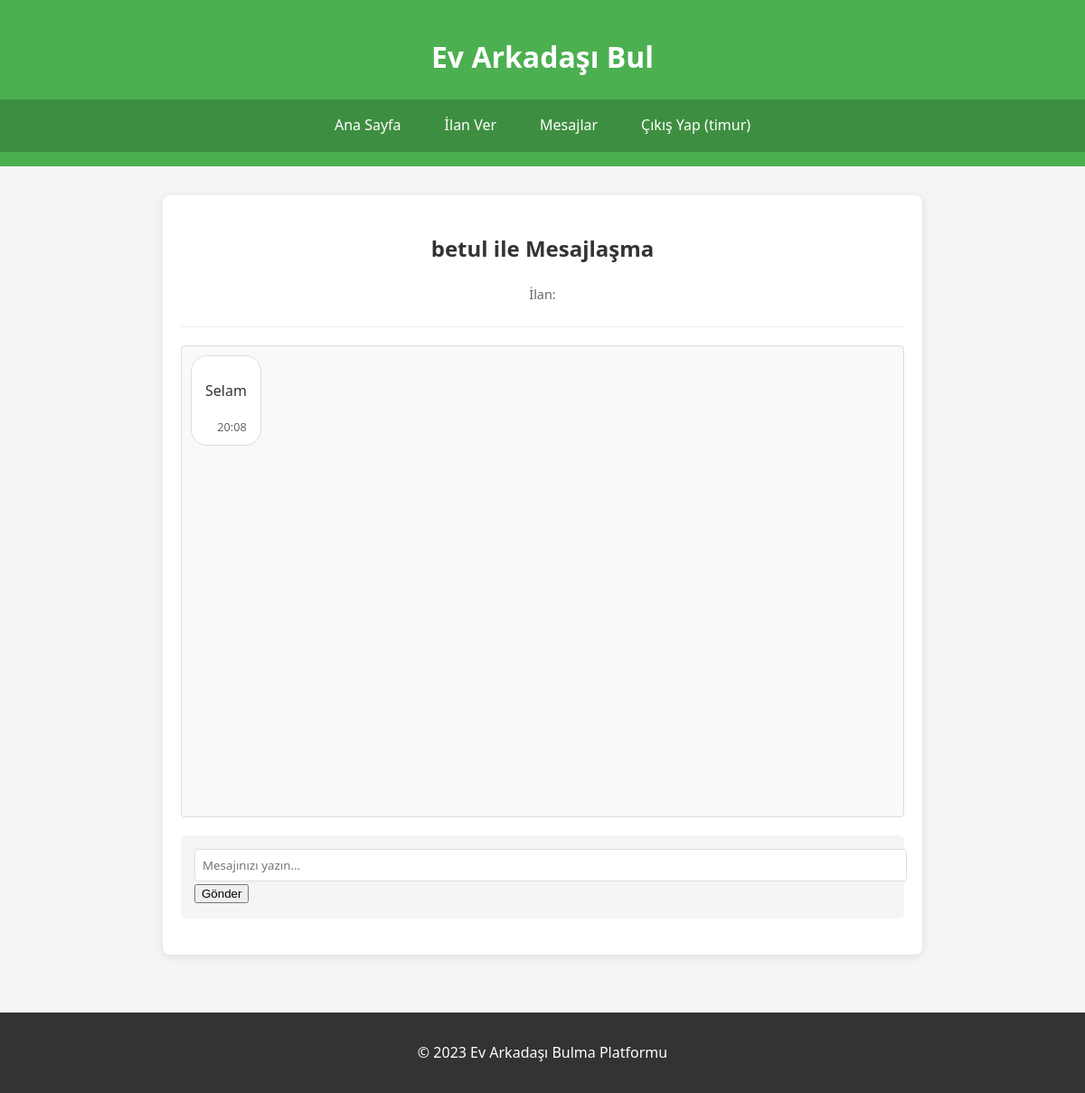
The page /mesaj_odasi/1 (signed in) on the database as committed earlier.
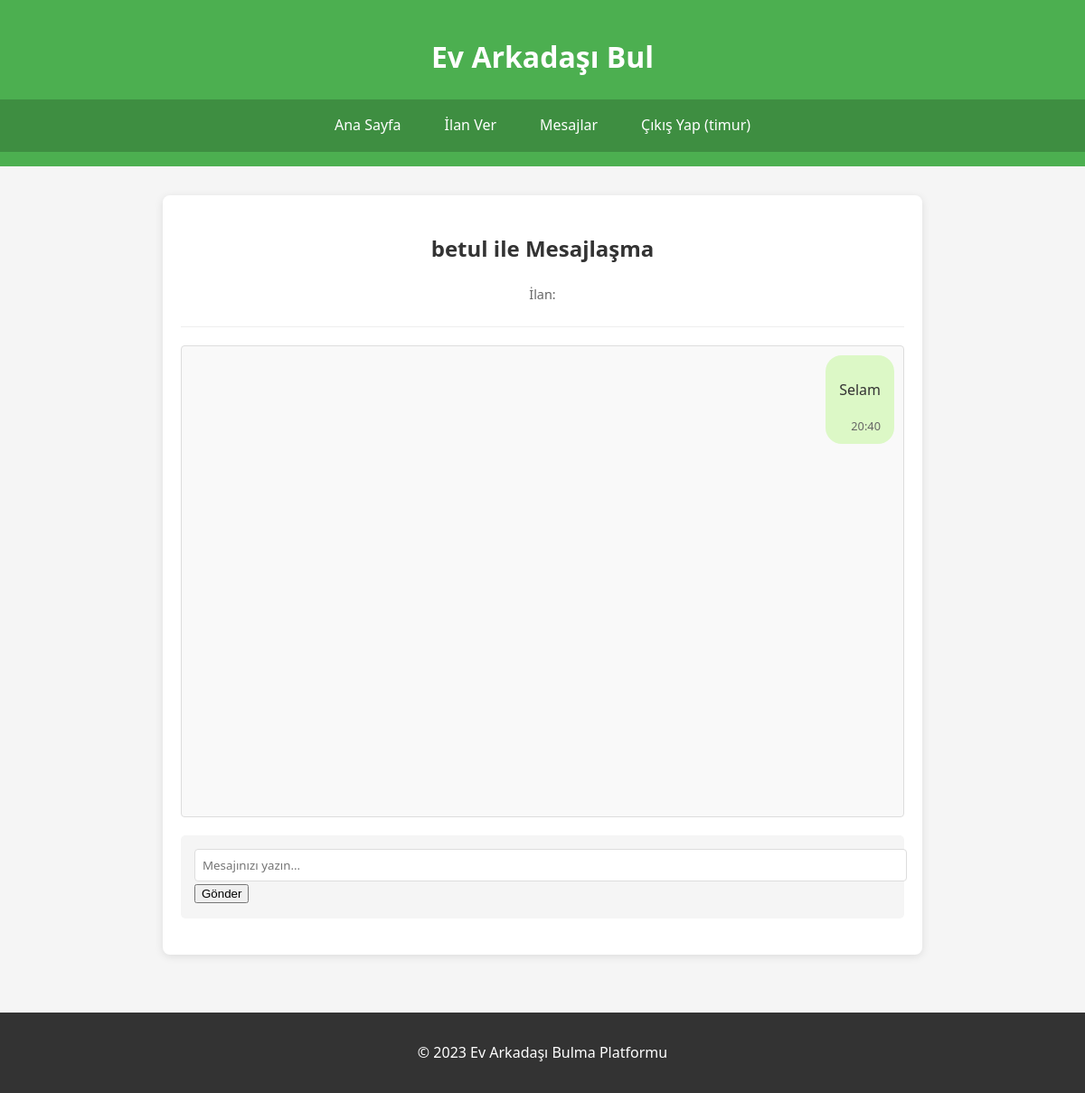
The same page on the database as committed later.
### tables this page shows
CREATE TABLE mesajlar (
            id INTEGER PRIMARY KEY AUTOINCREMENT,
            oda_id INTEGER NOT NULL,
            gonderen_id INTEGER NOT NULL,
            mesaj TEXT NOT NULL,
            okundu BOOLEAN DEFAULT 0,
            tarih TIMESTAMP DEFAULT CURRENT_TIMESTAMP,
            FOREIGN KEY(oda_id) REFERENCES mesaj_odalari(id),
            FOREIGN KEY(gonderen_id) REFERENCES users(id)
        );

CREATE TABLE users (
            id INTEGER PRIMARY KEY AUTOINCREMENT,
            username TEXT UNIQUE NOT NULL,
            password TEXT NOT NULL,
            email TEXT UNIQUE NOT NULL,
            phone TEXT,
            created_at TIMESTAMP DEFAULT CURRENT_TIMESTAMP
        );

### app.py (the view)
@app.route('/mesaj_odasi/<int:oda_id>')
@login_required
def mesaj_odasi(oda_id):
    db = get_db()
    oda = db.get_mesaj_odasi(oda_id)
    if not oda:
        flash('Mesaj odası bulunamadı', 'error')
        return redirect(url_for('mesajlar'))
    current_user_id = session['user_id']
    if current_user_id not in [oda['kullanici1_id'], oda['kullanici2_id']]:
        flash('Bu mesaj odasına erişim izniniz yok', 'error')
        return redirect(url_for('mesajlar'))
    mesajlar = db.get_mesajlar(oda_id)
    if current_user_id == oda['kullanici1_id']:
        diger_kullanici = db.get_user_by_id(oda['kullanici2_id'])
    else:
        diger_kullanici = db.get_user_by_id(oda['kullanici1_id'])
    return render_template('mesaj_odasi.html',
                         oda=oda,
                         mesajlar=mesajlar,
                         diger_kullanici=diger_kullanici)

### app.py (called while the page is built)
@app.template_filter('datetimeformat')
def datetimeformat(value, format='%d.%m.%Y %H:%M'):
    if isinstance(value, str):
        value = datetime.strptime(value, '%Y-%m-%d %H:%M:%S')
    return value.strftime(format)

def get_db():
    if 'db' not in g:
        g.db = Database(app.config['DATABASE'])
    return g.db

def generate_csrf_token():
    if '_csrf_token' not in session:
        session['_csrf_token'] = secrets.token_hex(16)
    return session['_csrf_token']

def login_required(f):
    @wraps(f)
    def decorated_function(*args, **kwargs):
        if 'user_id' not in session:
            flash('Bu sayfayı görüntülemek için giriş yapmalısınız', 'danger')
            return redirect(url_for('login', next=request.url))
        return f(*args, **kwargs)
    return decorated_function

@app.context_processor
def utility_processor():
    def file_exists(path):
        return os.path.exists(path)
    return dict(file_exists=file_exists)

### database.py (called while the page is built)
    def get_user_by_id(self, user_id):
        cursor = self.conn.cursor()
        cursor.execute('SELECT * FROM users WHERE id = ?', (user_id,))
        return cursor.fetchone()

    def __del__(self):
        self.close()

### templates/mesaj_odasi.html (shortened to what this page needs)
{% extends "base.html" %}
{% block content %}
<section class="mesaj-odasi">
    <div class="mesaj-header">
        <h2>{{ diger_kullanici.username }} ile Mesajlaşma</h2>
        <p class="ilan-bilgi">İlan: {{ oda.ilan_baslik }}</p>
    </div>
    <div class="mesajlar-container" id="mesajlar-container">
        {% for mesaj in mesajlar %}
        <div class="mesaj {% if mesaj.gonderen_id == session['user_id'] %}gonderen{% else %}alici{% endif %}">
            <div class="mesaj-icerik">
                <p>{{ mesaj.mesaj }}</p>
                <span class="mesaj-tarih">{{ mesaj.tarih|datetimeformat('%H:%M') }}</span>
            </div>
        </div>
        {% endfor %}
    </div>
	<form id="mesaj-form" onsubmit="return false;">
		<input type="text" name="mesaj" id="mesaj-input" placeholder="Mesajınızı yazın..." required>
		<button type="button" onclick="mesajGonder()">Gönder</button>
	</form>
</section>
{% endblock %}

### templates/base.html (shortened to what this page needs)
<!DOCTYPE html>
<html lang="tr">
<head>
    <link rel="stylesheet" href="{{ url_for('static', filename='css/style.css') }}">
</head>
<body>
    <header>
        <h1>Ev Arkadaşı Bul</h1>
        <nav>
            <a href="{{ url_for('index') }}">Ana Sayfa</a>
            {% if 'user_id' in session %}
                <a href="{{ url_for('ilan_ver') }}">İlan Ver</a>
    		<a href="{{ url_for('mesajlar') }}">Mesajlar</a>
                <a href="{{ url_for('logout') }}">Çıkış Yap ({{ session['username'] }})</a>
            {% else %}
                <a href="{{ url_for('login') }}">Giriş Yap</a>
            {% endif %}
        </nav>
    </header>
    <main>
        {% block content %}{% endblock %}
    </main>
    <footer>
        <p>&copy; 2023 Ev Arkadaşı Bulma Platformu</p>
    </footer>
</body>
</html>

Rows that differ between the two databases and show on the page:
now on this page (row edited): users: username "timur"
changed mesajlar "Selam": tarih "20:08" → "20:40"
Other text that changed with them:
{{ session['username'] }}: "timur" → (not shown)
